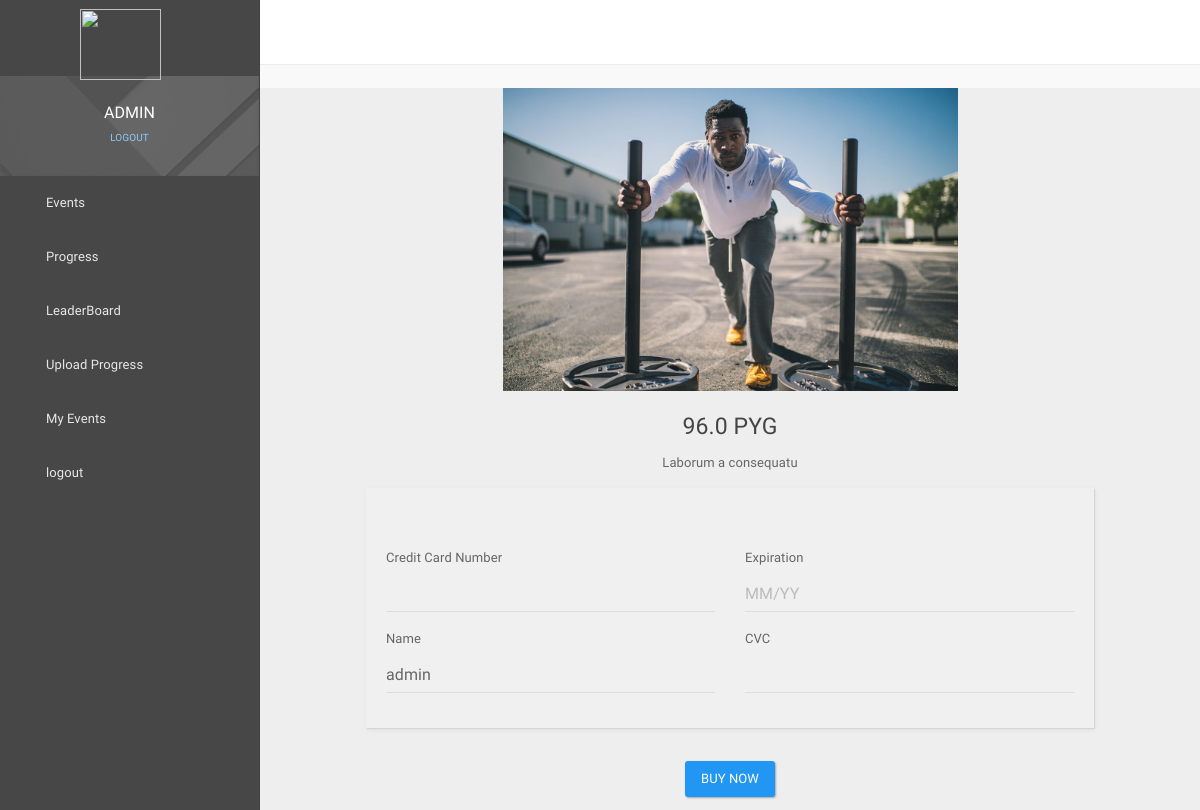
Page /eventview/2 (signed in) on the committed database.
### webapp/models.py (models this page shows, shortened)
class Event(models.Model):
    EventId = models.AutoField(primary_key=True)
    EventName = models.CharField(max_length=255, default="")
    Cost = models.FloatField(default=0.0)
    Registration_start = models.DateField()
    Registration_end = models.DateField()
    Runner_quantity = models.IntegerField(default=0)
    Event_logo = models.ImageField(upload_to='Eventlogo/',default="SuperAdmin/dummy.jpg")
    Status = models.CharField(max_length=50, default="")
    EventTypeId = models.ForeignKey(Event_Type , on_delete=models.SET_NULL,blank=True,null=True)
    Description = models.TextField(default="")
    created = models.DateTimeField(auto_now_add=True, blank=True)
    distance=models.FloatField(default="")

### webapp/views.py (the view, shortened to what this page needs)
# urls.py: path('eventview/<int:id>',eventview.as_view(),name="eventview"),
class eventview(View):
    def get(self,request,id):
        if not request.session.has_key('user_id'):
            return redirect("/clientlogin")
        data = Event.objects.get(EventId = id)
        return render(request,'userapp/viewevent.html',{'d':data})

### templates/userapp/viewevent.html (shortened to what this page needs)
{% extends 'userapp/base.html' %}
{% load static %}
{% block body %}
<div class="container-fluid">
    <div class=" text-center mt-4">
        <img src="{{d.Event_logo.url}}" style="width:50%;"/>
          <h3 class="text-dark">{{d.Cost}} PYG </h3>
                  <p class="mt20">{{d.Description}} </p>
        </div>
        <div>
            <form action="" method="POST" enctype="multipart/form" >
                <div class="container-fluid grid">
                  <div class="row pull-center">
                    <div  style="margin: 0 auto; width: 80%;">
                      <div class="well ">
                        <br/>
                        <div class="my-card">
                        <div class="row">
                          <div class="col-md-6">
                            <div class="form-group">
                              <label>Credit Card Number </label>
                              <input type="text" name="number" class="form-control" required/>
                            </div>
                          </div>
                          <div class="col-md-6">
                            <div class="form-group">
                              <label>Expiration</label>
                              <input type="text" placeholder="MM/YY" name="expiry" class="form-control" required/>
                            </div>
                          </div>
                        </div>
                        <div class="row ">
                          <div class="col-md-6">
                            <div class="form-group">
                              <label>Name</label>
                              <input type="text" name="name" class="form-control" value="{{request.session.name}}"required/>
                            </div>
                          </div>
                          <div class="col-md-6">
                            <div class="form-group">
                              <label>CVC </label>
                              <input type="text" name="cvv" class="form-control" required/>
                            </div>
                          </div>
                        </div>
                      </div>
                      </div>
                    </div>
                  </div>
            <p class="text-center"><button type="submit" class="btn btn-success ">Buy Now</button></p>
          </form>
        </div>
</div>
{% endblock body %}

### rows in the picture
Event: Event_logo (picture), Cost "96.0", Description "Laborum a consequatu"

### other values in the picture
{{ request.session.name }} "ADMIN"
